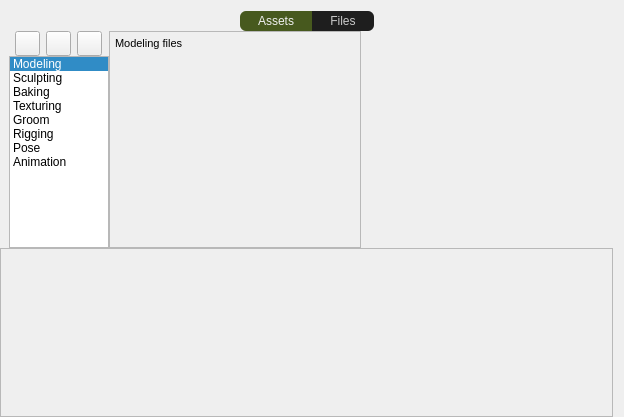
<?xml version="1.0" encoding="UTF-8"?>
<ui version="4.0">
 <class>arFiles</class>
 <widget class="QWidget" name="arFiles">
  <property name="geometry">
   <rect>
    <x>0</x>
    <y>0</y>
    <width>624</width>
    <height>417</height>
   </rect>
  </property>
  <property name="sizePolicy">
   <sizepolicy hsizetype="Preferred" vsizetype="Preferred">
    <horstretch>0</horstretch>
    <verstretch>0</verstretch>
   </sizepolicy>
  </property>
  <property name="windowTitle">
   <string>Pixels and Crafts Pipeline</string>
  </property>
  <property name="styleSheet">
   <string notr="true"/>
  </property>
  <layout class="QVBoxLayout" name="verticalLayout">
   <property name="spacing">
    <number>0</number>
   </property>
   <property name="leftMargin">
    <number>0</number>
   </property>
   <property name="bottomMargin">
    <number>0</number>
   </property>
   <item>
    <layout class="QHBoxLayout" name="horizontalLayout_7">
     <property name="spacing">
      <number>0</number>
     </property>
     <property name="sizeConstraint">
      <enum>QLayout::SizeConstraint::SetDefaultConstraint</enum>
     </property>
     <item>
      <spacer name="horizontalSpacer_3">
       <property name="orientation">
        <enum>Qt::Orientation::Horizontal</enum>
       </property>
       <property name="sizeHint" stdset="0">
        <size>
         <width>40</width>
         <height>20</height>
        </size>
       </property>
      </spacer>
     </item>
     <item>
      <widget class="QWidget" name="widget_3" native="true">
       <property name="sizePolicy">
        <sizepolicy hsizetype="Fixed" vsizetype="Preferred">
         <horstretch>0</horstretch>
         <verstretch>0</verstretch>
        </sizepolicy>
       </property>
       <property name="minimumSize">
        <size>
         <width>60</width>
         <height>0</height>
        </size>
       </property>
       <property name="styleSheet">
        <string notr="true">QPushButton {background-color: rgb(30, 30, 30);   /*unchecked state*/

			   			color: rgb(200, 200, 200);
						padding: 3px 18px;}

QPushButton:checked {background-color: rgb(71, 89, 30);
						color: rgb(240, 240, 240);
}


QPushButton:hover {background-color: rgb(31, 49, 0);
color: rgb(200, 200, 200);
 }



</string>
       </property>
       <layout class="QHBoxLayout" name="horizontalLayout_2">
        <property name="spacing">
         <number>0</number>
        </property>
        <property name="leftMargin">
         <number>0</number>
        </property>
        <property name="topMargin">
         <number>0</number>
        </property>
        <property name="rightMargin">
         <number>0</number>
        </property>
        <property name="bottomMargin">
         <number>0</number>
        </property>
        <item>
         <widget class="QPushButton" name="btnAssets">
          <property name="minimumSize">
           <size>
            <width>18</width>
            <height>0</height>
           </size>
          </property>
          <property name="styleSheet">
           <string notr="true">QPushButton {
    border-top-left-radius: 6px;
    border-bottom-left-radius: 6px;
    border-top-right-radius: 0px;
    border-bottom-right-radius: 0px;

}</string>
          </property>
          <property name="text">
           <string>Assets</string>
          </property>
          <property name="checkable">
           <bool>true</bool>
          </property>
          <property name="checked">
           <bool>true</bool>
          </property>
         </widget>
        </item>
        <item>
         <widget class="QPushButton" name="btnFiles">
          <property name="minimumSize">
           <size>
            <width>18</width>
            <height>0</height>
           </size>
          </property>
          <property name="styleSheet">
           <string notr="true">
    border-top-left-radius: 0px;
    border-bottom-left-radius: 0px;
    border-top-right-radius: 6px;
    border-bottom-right-radius: 6px;
</string>
          </property>
          <property name="text">
           <string>Files</string>
          </property>
          <property name="checkable">
           <bool>true</bool>
          </property>
          <property name="checked">
           <bool>false</bool>
          </property>
          <property name="autoDefault">
           <bool>false</bool>
          </property>
          <property name="flat">
           <bool>true</bool>
          </property>
         </widget>
        </item>
       </layout>
      </widget>
     </item>
     <item>
      <spacer name="horizontalSpacer_4">
       <property name="orientation">
        <enum>Qt::Orientation::Horizontal</enum>
       </property>
       <property name="sizeHint" stdset="0">
        <size>
         <width>40</width>
         <height>20</height>
        </size>
       </property>
      </spacer>
     </item>
    </layout>
   </item>
   <item>
    <layout class="QHBoxLayout" name="horizontalLayout">
     <item>
      <widget class="QWidget" name="widget" native="true">
       <property name="sizePolicy">
        <sizepolicy hsizetype="Fixed" vsizetype="Preferred">
         <horstretch>0</horstretch>
         <verstretch>0</verstretch>
        </sizepolicy>
       </property>
       <layout class="QVBoxLayout" name="verticalLayout_4">
        <property name="spacing">
         <number>0</number>
        </property>
        <property name="leftMargin">
         <number>9</number>
        </property>
        <property name="topMargin">
         <number>0</number>
        </property>
        <property name="rightMargin">
         <number>0</number>
        </property>
        <property name="bottomMargin">
         <number>0</number>
        </property>
        <item>
         <widget class="QWidget" name="widget_2" native="true">
          <layout class="QHBoxLayout" name="horizontalLayout_3">
           <property name="spacing">
            <number>0</number>
           </property>
           <property name="leftMargin">
            <number>0</number>
           </property>
           <property name="topMargin">
            <number>0</number>
           </property>
           <property name="rightMargin">
            <number>0</number>
           </property>
           <property name="bottomMargin">
            <number>0</number>
           </property>
           <item>
            <widget class="QPushButton" name="btnAddScene">
             <property name="sizePolicy">
              <sizepolicy hsizetype="Fixed" vsizetype="Fixed">
               <horstretch>0</horstretch>
               <verstretch>0</verstretch>
              </sizepolicy>
             </property>
             <property name="minimumSize">
              <size>
               <width>25</width>
               <height>25</height>
              </size>
             </property>
             <property name="maximumSize">
              <size>
               <width>25</width>
               <height>25</height>
              </size>
             </property>
             <property name="sizeIncrement">
              <size>
               <width>0</width>
               <height>0</height>
              </size>
             </property>
             <property name="toolTip">
              <string>Create new project for selected department</string>
             </property>
             <property name="text">
              <string/>
             </property>
             <property name="icon">
              <iconset resource="../../img/app_imgs.qrc">
               <normaloff>:/images/icons/plus_icon.png</normaloff>:/images/icons/plus_icon.png</iconset>
             </property>
             <property name="iconSize">
              <size>
               <width>12</width>
               <height>12</height>
              </size>
             </property>
            </widget>
           </item>
           <item>
            <widget class="QPushButton" name="btnOpenFilesFolder">
             <property name="enabled">
              <bool>true</bool>
             </property>
             <property name="sizePolicy">
              <sizepolicy hsizetype="Fixed" vsizetype="Fixed">
               <horstretch>0</horstretch>
               <verstretch>0</verstretch>
              </sizepolicy>
             </property>
             <property name="minimumSize">
              <size>
               <width>25</width>
               <height>25</height>
              </size>
             </property>
             <property name="maximumSize">
              <size>
               <width>25</width>
               <height>25</height>
              </size>
             </property>
             <property name="baseSize">
              <size>
               <width>0</width>
               <height>0</height>
              </size>
             </property>
             <property name="toolTip">
              <string>Open scenes folder</string>
             </property>
             <property name="layoutDirection">
              <enum>Qt::LayoutDirection::LeftToRight</enum>
             </property>
             <property name="text">
              <string/>
             </property>
             <property name="icon">
              <iconset resource="../../img/app_imgs.qrc">
               <normaloff>:/images/icons/open_folder.png</normaloff>:/images/icons/open_folder.png</iconset>
             </property>
             <property name="iconSize">
              <size>
               <width>16</width>
               <height>16</height>
              </size>
             </property>
            </widget>
           </item>
           <item>
            <widget class="QPushButton" name="btnOpenLastVersionScene">
             <property name="sizePolicy">
              <sizepolicy hsizetype="Preferred" vsizetype="Fixed">
               <horstretch>0</horstretch>
               <verstretch>0</verstretch>
              </sizepolicy>
             </property>
             <property name="minimumSize">
              <size>
               <width>25</width>
               <height>0</height>
              </size>
             </property>
             <property name="maximumSize">
              <size>
               <width>25</width>
               <height>25</height>
              </size>
             </property>
             <property name="toolTip">
              <string>Open last version scene</string>
             </property>
             <property name="text">
              <string/>
             </property>
             <property name="icon">
              <iconset resource="../../img/app_imgs.qrc">
               <normaloff>:/images/icons/maya_icon.png</normaloff>:/images/icons/maya_icon.png</iconset>
             </property>
            </widget>
           </item>
          </layout>
         </widget>
        </item>
        <item>
         <widget class="QListWidget" name="listDepartments">
          <property name="enabled">
           <bool>true</bool>
          </property>
          <property name="minimumSize">
           <size>
            <width>100</width>
            <height>0</height>
           </size>
          </property>
          <property name="maximumSize">
           <size>
            <width>100</width>
            <height>16777215</height>
           </size>
          </property>
          <property name="styleSheet">
           <string notr="true"/>
          </property>
          <property name="currentRow">
           <number>0</number>
          </property>
          <property name="sortingEnabled">
           <bool>false</bool>
          </property>
          <item>
           <property name="text">
            <string>Modeling</string>
           </property>
          </item>
          <item>
           <property name="text">
            <string>Sculpting</string>
           </property>
          </item>
          <item>
           <property name="text">
            <string>Baking</string>
           </property>
          </item>
          <item>
           <property name="text">
            <string>Texturing</string>
           </property>
          </item>
          <item>
           <property name="text">
            <string>Groom</string>
           </property>
          </item>
          <item>
           <property name="text">
            <string>Rigging</string>
           </property>
          </item>
          <item>
           <property name="text">
            <string>Pose</string>
           </property>
          </item>
          <item>
           <property name="text">
            <string>Animation</string>
           </property>
          </item>
         </widget>
        </item>
       </layout>
      </widget>
     </item>
     <item>
      <widget class="QScrollArea" name="scrFiles">
       <property name="sizePolicy">
        <sizepolicy hsizetype="Expanding" vsizetype="Expanding">
         <horstretch>0</horstretch>
         <verstretch>0</verstretch>
        </sizepolicy>
       </property>
       <property name="widgetResizable">
        <bool>true</bool>
       </property>
       <widget class="QWidget" name="scrollAreaWidgetContents_4">
        <property name="geometry">
         <rect>
          <x>0</x>
          <y>0</y>
          <width>244</width>
          <height>215</height>
         </rect>
        </property>
        <layout class="QGridLayout" name="gridLayout_17">
         <property name="leftMargin">
          <number>0</number>
         </property>
         <property name="topMargin">
          <number>0</number>
         </property>
         <property name="rightMargin">
          <number>0</number>
         </property>
         <property name="bottomMargin">
          <number>0</number>
         </property>
         <property name="verticalSpacing">
          <number>0</number>
         </property>
         <item row="0" column="0">
          <widget class="QWidget" name="layFiles2" native="true">
           <property name="sizePolicy">
            <sizepolicy hsizetype="Expanding" vsizetype="Expanding">
             <horstretch>0</horstretch>
             <verstretch>0</verstretch>
            </sizepolicy>
           </property>
           <property name="minimumSize">
            <size>
             <width>100</width>
             <height>0</height>
            </size>
           </property>
           <property name="maximumSize">
            <size>
             <width>16777215</width>
             <height>16777215</height>
            </size>
           </property>
           <property name="sizeIncrement">
            <size>
             <width>0</width>
             <height>0</height>
            </size>
           </property>
           <property name="baseSize">
            <size>
             <width>0</width>
             <height>0</height>
            </size>
           </property>
           <layout class="QVBoxLayout" name="verticalLayout_8">
            <property name="spacing">
             <number>0</number>
            </property>
            <property name="leftMargin">
             <number>0</number>
            </property>
            <property name="topMargin">
             <number>0</number>
            </property>
            <property name="rightMargin">
             <number>0</number>
            </property>
            <property name="bottomMargin">
             <number>0</number>
            </property>
            <item>
             <widget class="QStackedWidget" name="stkFiles">
              <property name="sizePolicy">
               <sizepolicy hsizetype="Expanding" vsizetype="Expanding">
                <horstretch>0</horstretch>
                <verstretch>0</verstretch>
               </sizepolicy>
              </property>
              <property name="maximumSize">
               <size>
                <width>16777215</width>
                <height>16777215</height>
               </size>
              </property>
              <property name="sizeIncrement">
               <size>
                <width>0</width>
                <height>0</height>
               </size>
              </property>
              <property name="font">
               <font>
                <pointsize>8</pointsize>
               </font>
              </property>
              <property name="styleSheet">
               <string notr="true"/>
              </property>
              <property name="currentIndex">
               <number>0</number>
              </property>
              <widget class="QWidget" name="page_0_modeling">
               <property name="sizePolicy">
                <sizepolicy hsizetype="Expanding" vsizetype="Fixed">
                 <horstretch>0</horstretch>
                 <verstretch>0</verstretch>
                </sizepolicy>
               </property>
               <layout class="QVBoxLayout" name="verticalLayout_9">
                <property name="leftMargin">
                 <number>5</number>
                </property>
                <property name="topMargin">
                 <number>5</number>
                </property>
                <property name="rightMargin">
                 <number>5</number>
                </property>
                <property name="bottomMargin">
                 <number>5</number>
                </property>
                <item>
                 <widget class="QLabel" name="label_15">
                  <property name="sizePolicy">
                   <sizepolicy hsizetype="Preferred" vsizetype="Fixed">
                    <horstretch>0</horstretch>
                    <verstretch>0</verstretch>
                   </sizepolicy>
                  </property>
                  <property name="maximumSize">
                   <size>
                    <width>16777215</width>
                    <height>15</height>
                   </size>
                  </property>
                  <property name="font">
                   <font>
                    <pointsize>8</pointsize>
                   </font>
                  </property>
                  <property name="text">
                   <string>Modeling files</string>
                  </property>
                 </widget>
                </item>
                <item>
                 <layout class="QVBoxLayout" name="layFilesModeling">
                  <property name="spacing">
                   <number>6</number>
                  </property>
                 </layout>
                </item>
                <item>
                 <spacer name="verticalSpacer_19">
                  <property name="orientation">
                   <enum>Qt::Orientation::Vertical</enum>
                  </property>
                  <property name="sizeHint" stdset="0">
                   <size>
                    <width>20</width>
                    <height>40</height>
                   </size>
                  </property>
                 </spacer>
                </item>
               </layout>
              </widget>
              <widget class="QWidget" name="page_1_sculpting">
               <layout class="QVBoxLayout" name="verticalLayout_3">
                <property name="leftMargin">
                 <number>5</number>
                </property>
                <property name="topMargin">
                 <number>5</number>
                </property>
                <property name="rightMargin">
                 <number>5</number>
                </property>
                <property name="bottomMargin">
                 <number>5</number>
                </property>
                <item>
                 <widget class="QLabel" name="label">
                  <property name="sizePolicy">
                   <sizepolicy hsizetype="Preferred" vsizetype="Fixed">
                    <horstretch>0</horstretch>
                    <verstretch>0</verstretch>
                   </sizepolicy>
                  </property>
                  <property name="maximumSize">
                   <size>
                    <width>16777215</width>
                    <height>15</height>
                   </size>
                  </property>
                  <property name="font">
                   <font>
                    <pointsize>8</pointsize>
                   </font>
                  </property>
                  <property name="text">
                   <string>Sculpting files</string>
                  </property>
                 </widget>
                </item>
                <item>
                 <layout class="QVBoxLayout" name="layFilesSculpting"/>
                </item>
                <item>
                 <spacer name="verticalSpacer">
                  <property name="orientation">
                   <enum>Qt::Orientation::Vertical</enum>
                  </property>
                  <property name="sizeHint" stdset="0">
                   <size>
                    <width>20</width>
                    <height>40</height>
                   </size>
                  </property>
                 </spacer>
                </item>
               </layout>
              </widget>
              <widget class="QWidget" name="page_2_baking">
               <property name="sizePolicy">
                <sizepolicy hsizetype="Preferred" vsizetype="Fixed">
                 <horstretch>0</horstretch>
                 <verstretch>0</verstretch>
                </sizepolicy>
               </property>
               <layout class="QGridLayout" name="gridLayout_18">
                <property name="leftMargin">
                 <number>5</number>
                </property>
                <property name="topMargin">
                 <number>5</number>
                </property>
                <property name="rightMargin">
                 <number>5</number>
                </property>
                <property name="bottomMargin">
                 <number>5</number>
                </property>
                <property name="horizontalSpacing">
                 <number>5</number>
                </property>
                <item row="0" column="0">
                 <widget class="QLabel" name="label_16">
                  <property name="sizePolicy">
                   <sizepolicy hsizetype="Preferred" vsizetype="Fixed">
                    <horstretch>0</horstretch>
                    <verstretch>0</verstretch>
                   </sizepolicy>
                  </property>
                  <property name="maximumSize">
                   <size>
                    <width>16777215</width>
                    <height>15</height>
                   </size>
                  </property>
                  <property name="text">
                   <string>Baking files</string>
                  </property>
                 </widget>
                </item>
                <item row="1" column="0">
                 <layout class="QVBoxLayout" name="layFilesBaking"/>
                </item>
                <item row="2" column="0">
                 <spacer name="verticalSpacer_20">
                  <property name="orientation">
                   <enum>Qt::Orientation::Vertical</enum>
                  </property>
                  <property name="sizeHint" stdset="0">
                   <size>
                    <width>20</width>
                    <height>40</height>
                   </size>
                  </property>
                 </spacer>
                </item>
               </layout>
              </widget>
              <widget class="QWidget" name="page_3_texturing">
               <property name="sizePolicy">
                <sizepolicy hsizetype="Preferred" vsizetype="Fixed">
                 <horstretch>0</horstretch>
                 <verstretch>0</verstretch>
                </sizepolicy>
               </property>
               <layout class="QGridLayout" name="gridLayout_19">
                <property name="leftMargin">
                 <number>5</number>
                </property>
                <property name="topMargin">
                 <number>5</number>
                </property>
                <property name="rightMargin">
                 <number>5</number>
                </property>
                <property name="bottomMargin">
                 <number>5</number>
                </property>
                <property name="horizontalSpacing">
                 <number>5</number>
                </property>
                <item row="0" column="0">
                 <widget class="QLabel" name="label_17">
                  <property name="sizePolicy">
                   <sizepolicy hsizetype="Preferred" vsizetype="Fixed">
                    <horstretch>0</horstretch>
                    <verstretch>0</verstretch>
                   </sizepolicy>
                  </property>
                  <property name="maximumSize">
                   <size>
                    <width>16777215</width>
                    <height>15</height>
                   </size>
                  </property>
                  <property name="text">
                   <string>Texturing files</string>
                  </property>
                 </widget>
                </item>
                <item row="1" column="0">
                 <layout class="QVBoxLayout" name="layFilesTexturing">
                  <property name="sizeConstraint">
                   <enum>QLayout::SizeConstraint::SetDefaultConstraint</enum>
                  </property>
                 </layout>
                </item>
                <item row="2" column="0">
                 <spacer name="verticalSpacer_21">
                  <property name="orientation">
                   <enum>Qt::Orientation::Vertical</enum>
                  </property>
                  <property name="sizeHint" stdset="0">
                   <size>
                    <width>20</width>
                    <height>40</height>
                   </size>
                  </property>
                 </spacer>
                </item>
               </layout>
              </widget>
              <widget class="QWidget" name="page_4_groom">
               <property name="sizePolicy">
                <sizepolicy hsizetype="Preferred" vsizetype="Fixed">
                 <horstretch>0</horstretch>
                 <verstretch>0</verstretch>
                </sizepolicy>
               </property>
               <layout class="QGridLayout" name="gridLayout_20">
                <property name="leftMargin">
                 <number>5</number>
                </property>
                <property name="topMargin">
                 <number>5</number>
                </property>
                <property name="rightMargin">
                 <number>5</number>
                </property>
                <property name="bottomMargin">
                 <number>5</number>
                </property>
                <property name="horizontalSpacing">
                 <number>5</number>
                </property>
                <item row="0" column="0">
                 <widget class="QLabel" name="label_18">
                  <property name="sizePolicy">
                   <sizepolicy hsizetype="Preferred" vsizetype="Fixed">
                    <horstretch>0</horstretch>
                    <verstretch>0</verstretch>
                   </sizepolicy>
                  </property>
                  <property name="minimumSize">
                   <size>
                    <width>0</width>
                    <height>0</height>
                   </size>
                  </property>
                  <property name="maximumSize">
                   <size>
                    <width>16777215</width>
                    <height>15</height>
                   </size>
                  </property>
                  <property name="text">
                   <string>Groom files</string>
                  </property>
                 </widget>
                </item>
                <item row="1" column="0">
                 <layout class="QVBoxLayout" name="layFilesGroom"/>
                </item>
                <item row="2" column="0">
                 <spacer name="verticalSpacer_22">
                  <property name="orientation">
                   <enum>Qt::Orientation::Vertical</enum>
                  </property>
                  <property name="sizeHint" stdset="0">
                   <size>
                    <width>20</width>
                    <height>40</height>
                   </size>
                  </property>
                 </spacer>
                </item>
               </layout>
              </widget>
              <widget class="QWidget" name="page_5_rigging">
               <property name="sizePolicy">
                <sizepolicy hsizetype="Preferred" vsizetype="Fixed">
                 <horstretch>0</horstretch>
                 <verstretch>0</verstretch>
                </sizepolicy>
               </property>
               <layout class="QGridLayout" name="gridLayout_21">
                <property name="leftMargin">
                 <number>5</number>
                </property>
                <property name="topMargin">
                 <number>5</number>
                </property>
                <property name="rightMargin">
                 <number>5</number>
                </property>
                <property name="bottomMargin">
                 <number>5</number>
                </property>
                <property name="horizontalSpacing">
                 <number>5</number>
                </property>
                <item row="0" column="0">
                 <widget class="QLabel" name="label_19">
                  <property name="sizePolicy">
                   <sizepolicy hsizetype="Preferred" vsizetype="Fixed">
                    <horstretch>0</horstretch>
                    <verstretch>0</verstretch>
                   </sizepolicy>
                  </property>
                  <property name="maximumSize">
                   <size>
                    <width>16777215</width>
                    <height>15</height>
                   </size>
                  </property>
                  <property name="text">
                   <string>Rigging files</string>
                  </property>
                 </widget>
                </item>
                <item row="1" column="0">
                 <layout class="QVBoxLayout" name="layFilesRigging"/>
                </item>
                <item row="2" column="0">
                 <spacer name="verticalSpacer_23">
                  <property name="orientation">
                   <enum>Qt::Orientation::Vertical</enum>
                  </property>
                  <property name="sizeHint" stdset="0">
                   <size>
                    <width>20</width>
                    <height>40</height>
                   </size>
                  </property>
                 </spacer>
                </item>
               </layout>
              </widget>
              <widget class="QWidget" name="page_6_pose">
               <property name="sizePolicy">
                <sizepolicy hsizetype="Preferred" vsizetype="Fixed">
                 <horstretch>0</horstretch>
                 <verstretch>0</verstretch>
                </sizepolicy>
               </property>
               <layout class="QGridLayout" name="gridLayout_22">
                <property name="leftMargin">
                 <number>5</number>
                </property>
                <property name="topMargin">
                 <number>5</number>
                </property>
                <property name="rightMargin">
                 <number>5</number>
                </property>
                <property name="bottomMargin">
                 <number>5</number>
                </property>
                <property name="horizontalSpacing">
                 <number>5</number>
                </property>
                <item row="1" column="0">
                 <layout class="QVBoxLayout" name="layFilesPose"/>
                </item>
                <item row="0" column="0">
                 <widget class="QLabel" name="label_20">
                  <property name="sizePolicy">
                   <sizepolicy hsizetype="Preferred" vsizetype="Fixed">
                    <horstretch>0</horstretch>
                    <verstretch>0</verstretch>
                   </sizepolicy>
                  </property>
                  <property name="maximumSize">
                   <size>
                    <width>16777215</width>
                    <height>15</height>
                   </size>
                  </property>
                  <property name="font">
                   <font>
                    <pointsize>8</pointsize>
                   </font>
                  </property>
                  <property name="text">
                   <string>Pose files</string>
                  </property>
                 </widget>
                </item>
                <item row="2" column="0">
                 <spacer name="verticalSpacer_24">
                  <property name="orientation">
                   <enum>Qt::Orientation::Vertical</enum>
                  </property>
                  <property name="sizeHint" stdset="0">
                   <size>
                    <width>20</width>
                    <height>40</height>
                   </size>
                  </property>
                 </spacer>
                </item>
               </layout>
              </widget>
              <widget class="QWidget" name="page_7_animation">
               <property name="sizePolicy">
                <sizepolicy hsizetype="Preferred" vsizetype="Fixed">
                 <horstretch>0</horstretch>
                 <verstretch>0</verstretch>
                </sizepolicy>
               </property>
               <layout class="QGridLayout" name="gridLayout_23">
                <property name="leftMargin">
                 <number>5</number>
                </property>
                <property name="topMargin">
                 <number>5</number>
                </property>
                <property name="rightMargin">
                 <number>5</number>
                </property>
                <property name="bottomMargin">
                 <number>5</number>
                </property>
                <property name="horizontalSpacing">
                 <number>5</number>
                </property>
                <item row="1" column="0">
                 <layout class="QVBoxLayout" name="layFilesAnimation"/>
                </item>
                <item row="2" column="0">
                 <spacer name="verticalSpacer_25">
                  <property name="orientation">
                   <enum>Qt::Orientation::Vertical</enum>
                  </property>
                  <property name="sizeHint" stdset="0">
                   <size>
                    <width>20</width>
                    <height>40</height>
                   </size>
                  </property>
                 </spacer>
                </item>
                <item row="0" column="0">
                 <widget class="QLabel" name="label_21">
                  <property name="sizePolicy">
                   <sizepolicy hsizetype="Preferred" vsizetype="Fixed">
                    <horstretch>0</horstretch>
                    <verstretch>0</verstretch>
                   </sizepolicy>
                  </property>
                  <property name="maximumSize">
                   <size>
                    <width>16777215</width>
                    <height>15</height>
                   </size>
                  </property>
                  <property name="font">
                   <font>
                    <pointsize>8</pointsize>
                   </font>
                  </property>
                  <property name="text">
                   <string>Animation files</string>
                  </property>
                 </widget>
                </item>
               </layout>
              </widget>
             </widget>
            </item>
            <item>
             <spacer name="verticalSpacer_26">
              <property name="orientation">
               <enum>Qt::Orientation::Vertical</enum>
              </property>
              <property name="sizeType">
               <enum>QSizePolicy::Policy::MinimumExpanding</enum>
              </property>
              <property name="sizeHint" stdset="0">
               <size>
                <width>20</width>
                <height>40</height>
               </size>
              </property>
             </spacer>
            </item>
           </layout>
          </widget>
         </item>
        </layout>
       </widget>
      </widget>
     </item>
     <item>
      <widget class="QWidget" name="wgtSpacerAssets" native="true">
       <property name="sizePolicy">
        <sizepolicy hsizetype="Expanding" vsizetype="Preferred">
         <horstretch>0</horstretch>
         <verstretch>0</verstretch>
        </sizepolicy>
       </property>
      </widget>
     </item>
    </layout>
   </item>
   <item>
    <widget class="QWidget" name="wgtAssets" native="true">
     <property name="sizePolicy">
      <sizepolicy hsizetype="Expanding" vsizetype="Expanding">
       <horstretch>0</horstretch>
       <verstretch>0</verstretch>
      </sizepolicy>
     </property>
     <layout class="QGridLayout" name="gridLayout_9">
      <property name="leftMargin">
       <number>0</number>
      </property>
      <property name="topMargin">
       <number>0</number>
      </property>
      <property name="rightMargin">
       <number>0</number>
      </property>
      <property name="bottomMargin">
       <number>0</number>
      </property>
      <property name="spacing">
       <number>0</number>
      </property>
      <item row="0" column="0">
       <widget class="QScrollArea" name="scrollArea">
        <property name="frameShadow">
         <enum>QFrame::Shadow::Sunken</enum>
        </property>
        <property name="widgetResizable">
         <bool>true</bool>
        </property>
        <widget class="QWidget" name="scrollAreaWidgetContents">
         <property name="geometry">
          <rect>
           <x>0</x>
           <y>0</y>
           <width>613</width>
           <height>163</height>
          </rect>
         </property>
         <layout class="QVBoxLayout" name="verticalLayout_7">
          <property name="spacing">
           <number>0</number>
          </property>
          <property name="leftMargin">
           <number>9</number>
          </property>
          <property name="topMargin">
           <number>0</number>
          </property>
          <property name="rightMargin">
           <number>9</number>
          </property>
          <property name="bottomMargin">
           <number>0</number>
          </property>
          <item>
           <layout class="QVBoxLayout" name="layBlueprints">
            <property name="spacing">
             <number>0</number>
            </property>
           </layout>
          </item>
          <item>
           <layout class="QVBoxLayout" name="layAsset">
            <property name="spacing">
             <number>0</number>
            </property>
           </layout>
          </item>
          <item>
           <spacer name="verticalSpacer_9">
            <property name="orientation">
             <enum>Qt::Orientation::Vertical</enum>
            </property>
            <property name="sizeHint" stdset="0">
             <size>
              <width>20</width>
              <height>40</height>
             </size>
            </property>
           </spacer>
          </item>
         </layout>
        </widget>
       </widget>
      </item>
     </layout>
    </widget>
   </item>
  </layout>
 </widget>
 <resources>
  <include location="../../img/app_imgs.qrc"/>
 </resources>
 <connections/>
</ui>
